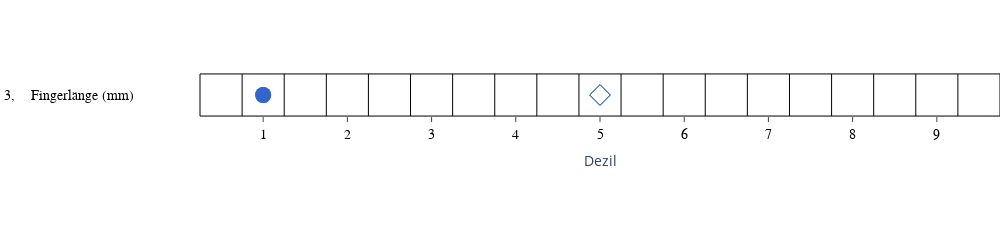

Notebook source saved alongside this figure:
### Code cell
return_section_figure(df,1)

### Figure 1 — Plotly figure (JSON) as saved in the notebook; plotly's stock layout.template omitted (floating-point values rounded to 4 significant figures)
{"data": [{"hovertemplate": "<extra></extra>", "legendgroup": "", "marker": {"color": "#636efa", "symbol": "circle"}, "mode": "markers", "name": "", "orientation": "v", "showlegend": false, "type": "scatter", "xaxis": "x", "yaxis": "y"}, {"connectgaps": true, "line": {"color": "#3366CC", "dash": "solid", "width": 2}, "marker": {"color": "#3366CC", "size": 16, "symbol": "circle"}, "mode": "lines+markers", "type": "scatter", "x": [2], "y": [0]}, {"connectgaps": true, "line": {"color": "#3366CC", "dash": "dash", "width": 2}, "marker": {"color": "#3366CC", "size": 16, "symbol": "diamond-open"}, "mode": "lines+markers", "type": "scatter", "x": [10], "y": [0]}, {"connectgaps": true, "line": {"color": "#3366CC", "dash": "solid", "width": 2}, "marker": {"color": "#3366CC", "size": 16, "symbol": "circle"}, "mode": "lines+markers", "type": "scatter", "x": [2], "y": [0]}, {"connectgaps": true, "line": {"color": "#3366CC", "dash": "dash", "width": 2}, "marker": {"color": "#3366CC", "size": 16, "symbol": "diamond-open"}, "mode": "lines+markers", "type": "scatter", "x": [10], "y": [0]}], "layout": {"autosize": false, "height": 80, "legend": {"tracegroupgap": 0}, "margin": {"autoexpand": false, "b": 50, "l": 200, "r": 0, "t": 0}, "paper_bgcolor": "rgba(0,0,0,0)", "plot_bgcolor": "rgba(0,0,0,0)", "shapes": [{"line": {"color": "black", "width": 1}, "type": "rect", "x0": 0, "x1": 1, "xref": "x domain", "y0": 0, "y1": 1, "yref": "y domain"}], "showlegend": false, "width": 1000, "xaxis": {"anchor": "y", "constrain": "domain", "domain": [0, 1], "gridcolor": "black", "linecolor": "black", "linewidth": 2, "minor": {"dtick": "L1", "gridcolor": "black", "tick0": "-0.5"}, "mirror": false, "range": [0.5, 19.5], "showgrid": false, "showline": false, "showticklabels": true, "tickfont": {"color": "black", "family": "Arial", "size": 14}, "ticks": "outside", "ticktext": ["1", "2", "3", "4", "5", "6", "7", "8", "9"], "tickvals": [2, 4, 6, 8, 10, 12, 14, 16, 18], "title": {"text": "Dezil"}, "zeroline": false}, "yaxis": {"anchor": "free", "constrain": "domain", "domain": [0, 1], "gridcolor": "black", "minor": {"dtick": "L1", "gridcolor": "black", "tick0": "-0.5"}, "mirror": true, "range": [0.5, -0.5], "scaleanchor": "x", "scaleratio": 1, "shift": -200, "showgrid": false, "showline": true, "showticklabels": true, "side": "right", "tickfont": {"color": "black", "family": "Arial", "size": 14}, "tickmode": "array", "ticktext": ["3,    Fingerlänge (mm)"], "tickvals": [0], "title": {}, "zeroline": false}}}
